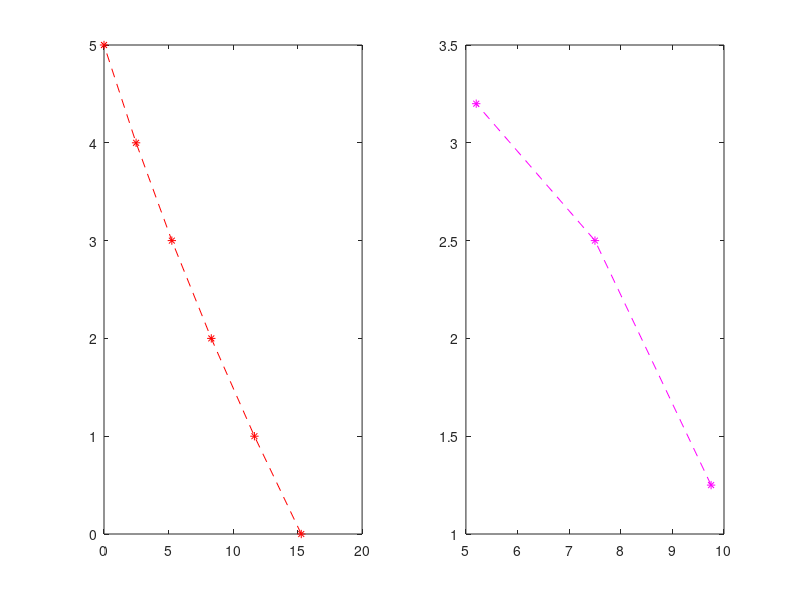

The MATLAB script that drew this image:
clear all;
clc;
x=[0,1,2,3,4,5];
y=[16,10,9,6,2,0];
p=polyfit(x,y,2)
u=polyval(p,x)
subplot(1,2,1)
plot(u,x,'r--*')
x1=[1.25,2.5,3.2]
y1=interp1(x,y,x1)
subplot(1,2,2)
plot(y1,x1,'m--*')